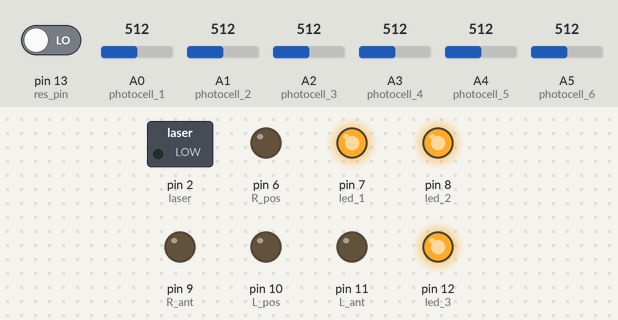
Recording of a sketch running on a simulated Arduino Nano, built with avr-gcc and run on an emulated ATmega328P. Parts: switched loads named in the sketch (green lamp = pin HIGH), output pins drawn as LEDs (lit = HIGH). Inputs (shaded band) come from the test bench; at power-on: A0 (photocell_1) = 512, pin 13 (res_pin) LOW, A1 (photocell_2) = 512, A2 (photocell_3) = 512, A3 (photocell_4) = 512, A4 (photocell_5) = 512, A5 (photocell_6) = 512.

Above: at 1.3 s.
1.4 s: A0 (photocell_1) set to 789
2.9 s: A0 (photocell_1) set to 818
At 3.5 s:
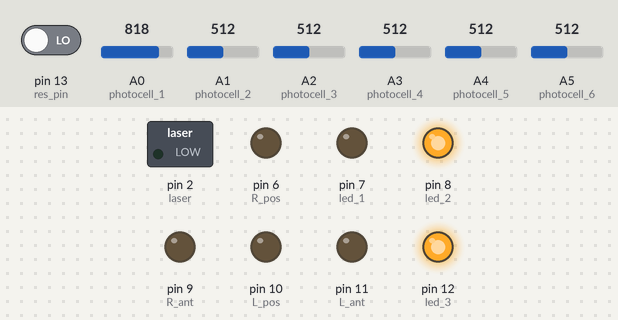
At 5.3 s:
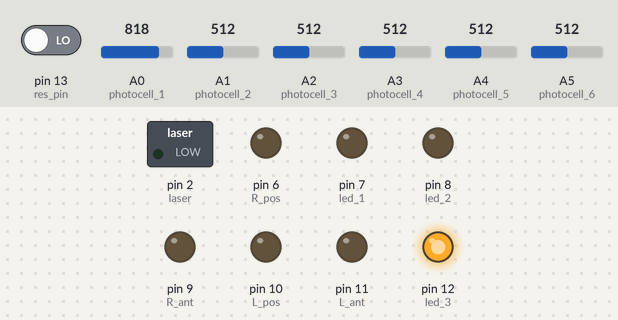
Timing chart, 0 to 14.9 s (numbered marks = the images above; inputs shaded):
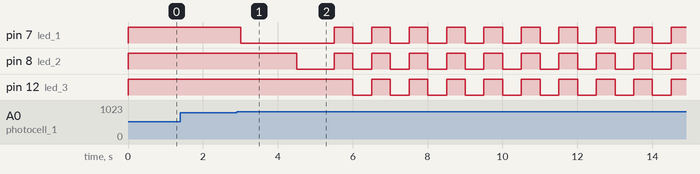

Measured:
- the behaviour switches between 800 and 801 on A0 (photocell_1) (found by bisection; images 0 and 1)
- after the input at 1.4 s, every drawn part: stays the same
- after the input at 2.9 s, pin 7 (led_1): HIGH → LOW after 0.10 s, then repeats every 1.0 s: HIGH 0.50 s, LOW 0.50 s; pin 8 (led_2): HIGH → LOW after 1.6 s, then repeats every 1.0 s: HIGH 0.50 s, LOW 0.50 s; pin 12 (led_3): alternates HIGH for 0.50 s and LOW for 0.50 s, starting after 3.1 s

The sketch:

arduino_tank_Maker_Fair_Taipei_2016.ino
```cpp
/*== == == == == == == == == == == == == == == == == == == == === == ==
*
*        arduino_tank_Maker_Fair_2016.ino
*        Created : 4 / 25 / 2016
*        Compiler : Arduino 1.0.6
*        IDE:sublime text 2
*        Hardware: Arduino Nano
*        OS : windows 10
*        Author : 張舜傑(xcv123321@gmail.com)
*        Organization : Punplace
*        Description : For Maker Fair Taipei 2016
*
* == == == == == == == == == == == == == == == == == == == == == == == ==*/
#include "SoftwareSerial.h"
#define BT_RX 5  //D5
#define RE_TX 3  //D3
#define R_pos 6  //D6
#define R_ant 9  //D9
#define L_pos 10 //D10
#define L_ant 11 //D11

#define photocell_1 14   //A0
#define photocell_2 15   //A1
#define photocell_3 16   //A2
#define photocell_4 17   //A3
#define photocell_5 18   //A4
#define photocell_6 19   //A5

#define led_1 7 //D7
#define led_2 8 //D8
#define led_3 12 //D12

#define laser 2 //D2

#define res_pin 13 //D13

#define photo_limit 800

SoftwareSerial BTSerial(BT_RX,RE_TX);

int BTinput;
int HP = 3;
unsigned long HP_time = 0;
unsigned long laser_time = 0;
void setup() {
	Serial.begin(9600);
	BTSerial.begin(9600);
	pinMode(R_pos, OUTPUT);
    pinMode(R_ant, OUTPUT);
    pinMode(L_pos, OUTPUT);
    pinMode(L_ant, OUTPUT);
    pinMode(led_1, OUTPUT);
    pinMode(led_2, OUTPUT);
    pinMode(led_3, OUTPUT);
    pinMode(laser, OUTPUT);
    pinMode(res_pin, INPUT);
    digitalWrite(led_1, HIGH);
    digitalWrite(led_2, HIGH);
    digitalWrite(led_3, HIGH);

}

void loop() {
	if(BTSerial.available() > 0){
	    BTinput = BTSerial.read();

	    switch (BTinput) {
	    case '1': //forward
	    analogWrite(R_pos, 225);
        analogWrite(R_ant, 0);
        analogWrite(L_pos, 225);
        analogWrite(L_ant, 0);
	      break;

	    case '2': //back
	    analogWrite(R_pos, 0);
        analogWrite(R_ant, 225);
        analogWrite(L_pos, 0);
        analogWrite(L_ant, 225);
	      break;

	    case '3': //right
	    analogWrite(R_pos, 0);
        analogWrite(R_ant, 225);
        analogWrite(L_pos, 225);
        analogWrite(L_ant, 0);
	      break;

	    case '4': //left
	    analogWrite(R_pos, 255);
        analogWrite(R_ant, 0);
        analogWrite(L_pos, 0);
        analogWrite(L_ant, 255);
	      break;

	    case '5': //stop
	    analogWrite(R_pos, 0);
        analogWrite(R_ant, 0);
        analogWrite(L_pos, 0);
        analogWrite(L_ant, 0);

	      break;

	    case '6': //laser
	    digitalWrite(laser, HIGH);
	    delay(500);
	    digitalWrite(laser, LOW);
	      break;
	  }
	}


	if(millis()-1000 > HP_time){
		if(analogRead(photocell_1) > photo_limit ||
			analogRead(photocell_2) > photo_limit ||
			analogRead(photocell_3) > photo_limit ||
			analogRead(photocell_4) > photo_limit ||
			analogRead(photocell_5) > photo_limit ||
			analogRead(photocell_6) > photo_limit){
				HP_time = millis();
		HP -= 1;
		switch (HP) {
		    case 2:
		      digitalWrite(led_1, LOW);
		      break;
		    case 1:
		      digitalWrite(led_2, LOW);
		      break;
		    case 0:
		      digitalWrite(led_3, LOW);
		      HP = 3;
		      analogWrite(R_pos, 0);
              analogWrite(R_ant, 0);
              analogWrite(L_pos, 0);
              analogWrite(L_ant, 0);
		      while(true){
		      	if(digitalRead(res_pin) == HIGH){
		      	  digitalWrite(led_1, HIGH);
		      	  digitalWrite(led_2, HIGH);
		      	  digitalWrite(led_3, HIGH);
		      	  break;

		      	}
		      	digitalWrite(led_1, HIGH);
		      	digitalWrite(led_2, HIGH);
		      	digitalWrite(led_3, HIGH);
		      	delay(500);
		      	digitalWrite(led_1, LOW);
		      	digitalWrite(led_2, LOW);
		      	digitalWrite(led_3, LOW);
		      	delay(500);
		      }
		      HP_time = millis();

		      break;
		  }
		}

	}
	delay(500);
}
```
